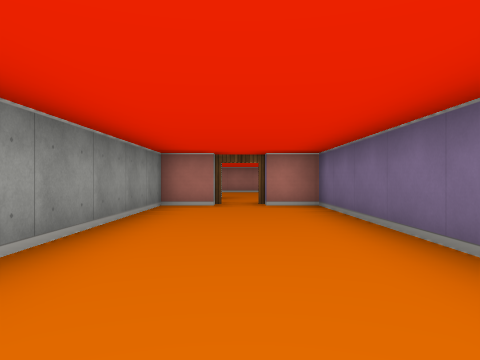
View 1 (above)

24 first-person views from a walk through a cub3D maze. The camera is about half as high as the walls, looks level and sees 70° across. The floor is counted in squares. Each view is taken from the middle of a square. On the plan, view 1 faces up. The plan holds only what a view shows up to about 9 squares ahead; the rest is blank.

View 2
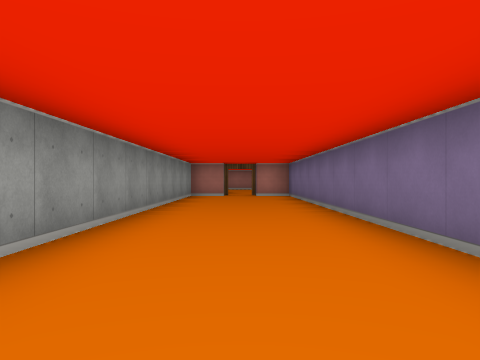

View 3
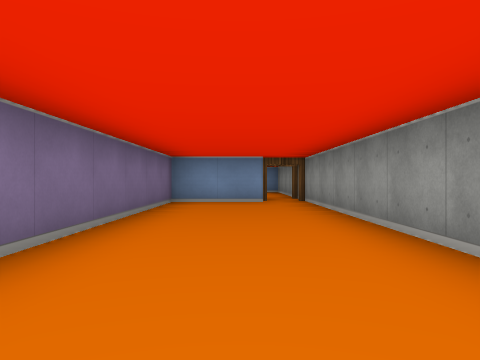

View 4
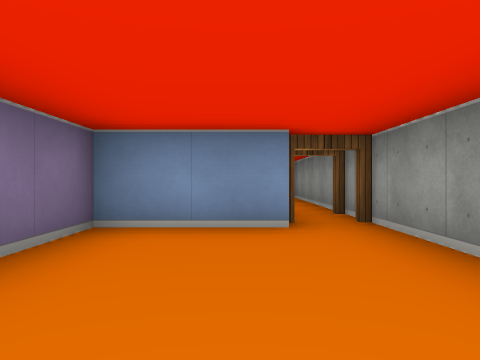

View 5
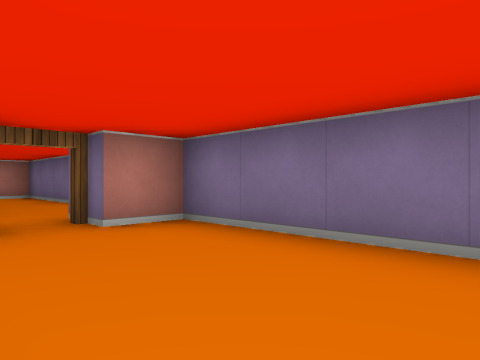

View 6
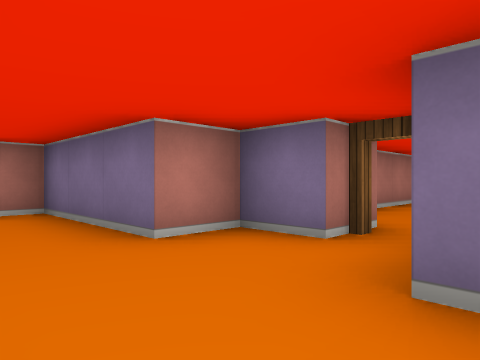

View 7
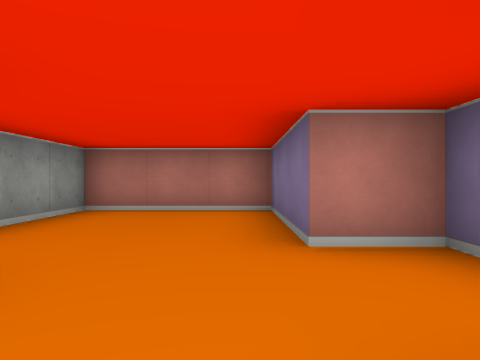

View 8
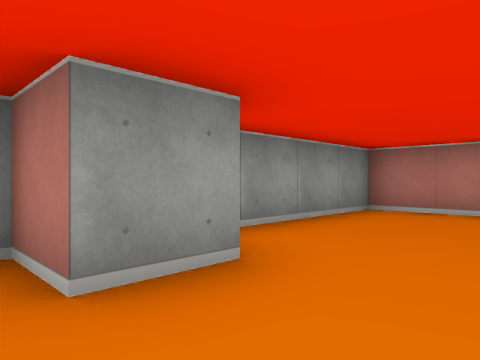

View 9
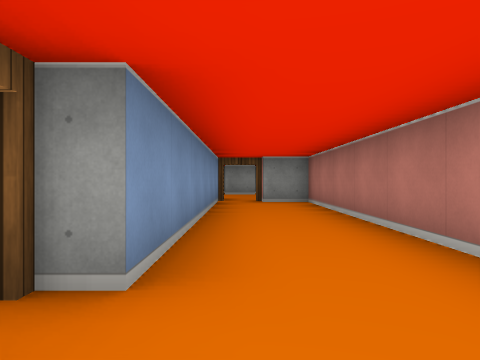

View 10
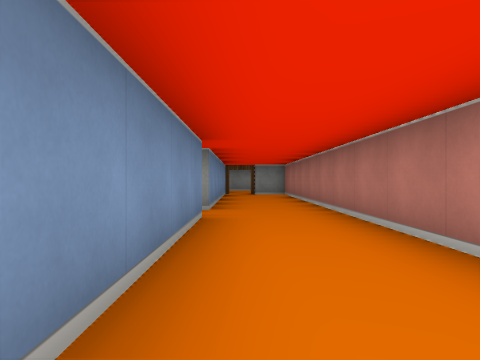

View 11
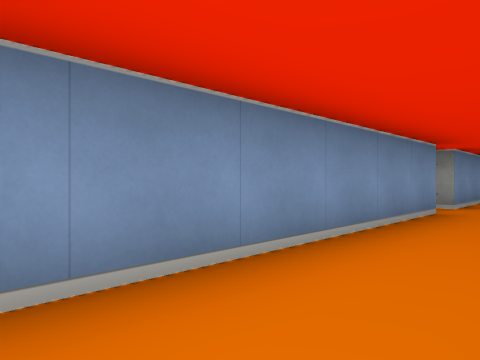

View 12
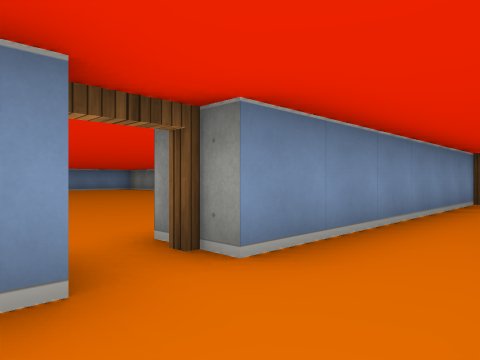

View 13
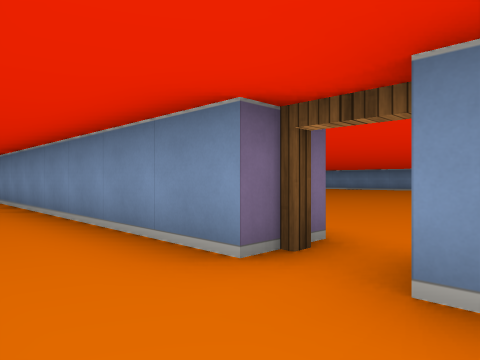

View 14
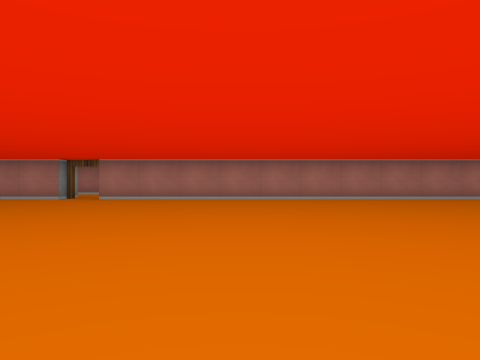

View 15
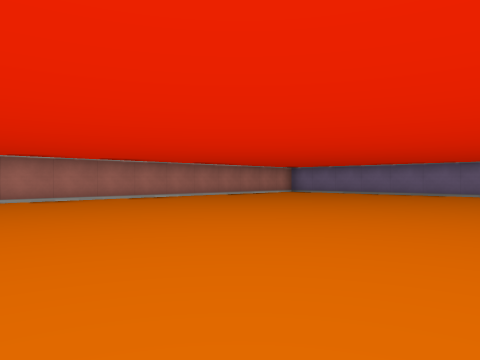

View 16
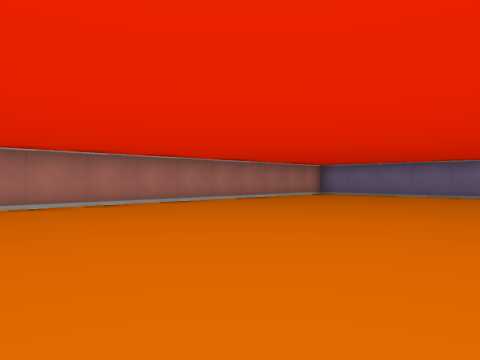

View 17
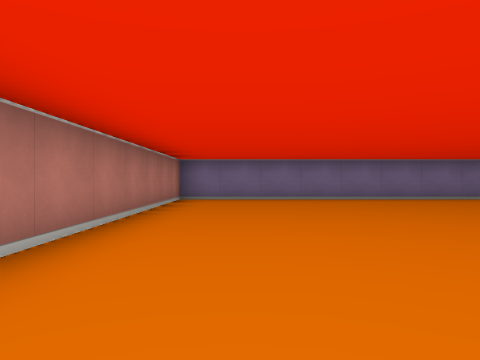

View 18
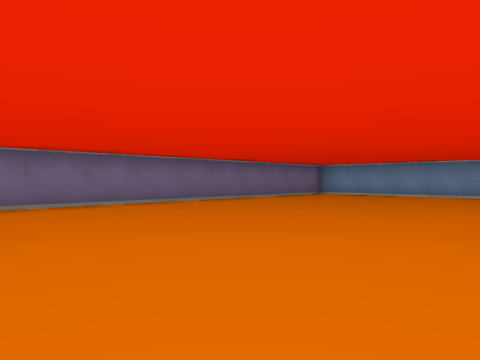

View 19
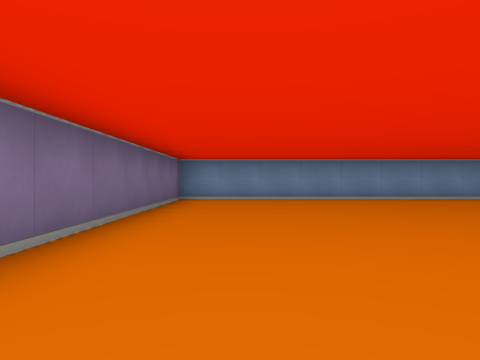

View 20
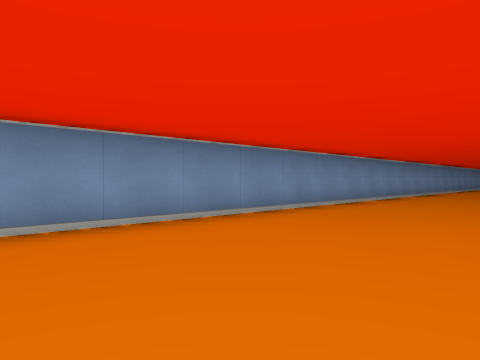

View 21
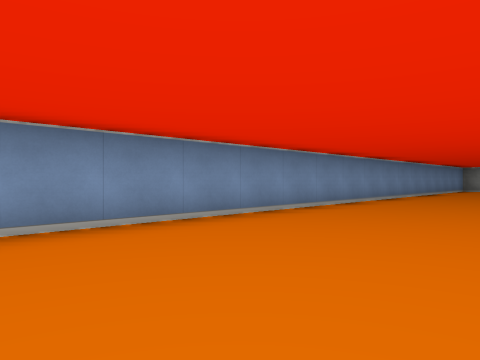

View 22
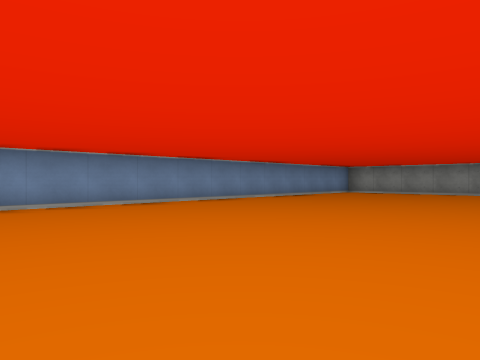

View 23
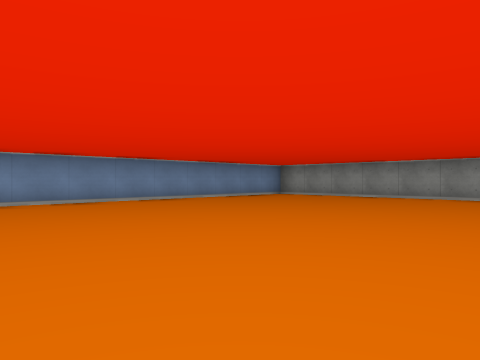

View 24
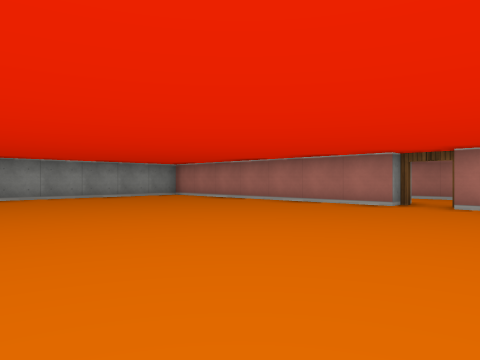

### Floor plan
Ten units are one square. View 1 is at (0, 0); x grows to the right and y downward. Boxes are objects, and circles mark ways between rooms. Rooms are numbered by the first view taken in them; rooms with no view inside come last. Other rooms are left out.
<svg viewBox="-20 -140 300 220">
<path fill="none" stroke="#000" d="M-5 65 15 65 15 -65 5 -65M-5 -65 -15 -65 -15 75M-5 -95 -5 -85 -15 -85M25 -95 25 -105 15 -105 15 -135 -15 -135 -15 -105M129 -105 35 -105 35 -95M105 -85 175 -85M30 -85 95 -85M95 -75 58 -75M68 65 275 65 275 -75 105 -75M25 6 25 22M25 -42 25 -26"/>
<circle cx="0" cy="-70" r="3" fill="#2a7"/>
<circle cx="30" cy="-90" r="3" fill="#2a7"/>
<circle cx="100" cy="-80" r="3" fill="#2a7"/>
<text x="0" y="0">1</text>
<text x="0" y="-100">2</text>
<text x="150" y="-100">3</text>
<text x="150" y="-10">4</text>
</svg>
Room 1 opens to room 2. Room 2 opens to room 3. Room 3 opens to room 4.

Where each view was taken, in squares from view 1:
view 1: 0 up, 0 right, facing up
view 2: 4 down, 0 right, facing up
view 3: 1 up, 0 right, facing down
view 4: 3 down, 0 right, facing down
view 5: 3 up, 1 left, facing up-right
view 6: 8 up, 0 right, facing up-right
view 7: 8 up, 1 right, facing up
view 8: 8 up, 1 right, facing up-left
view 9: 9 up, 11 right, facing left
view 10: 9 up, 15 right, facing left
view 11: 10 up, 16 right, facing down-left
view 12: 10 up, 11 right, facing down-left
view 13: 10 up, 9 right, facing down-right
view 14: 1 down, 14 right, facing up
view 15: 1 down, 16 right, facing up-right
view 16: 1 up, 17 right, facing up-right
view 17: 6 up, 19 right, facing right
view 18: 4 up, 21 right, facing down-right
view 19: 2 up, 26 right, facing down
view 20: 3 down, 24 right, facing down-left
view 21: 3 down, 19 right, facing down-left
view 22: 0 up, 15 right, facing down-left
view 23: 1 up, 12 right, facing down-left
view 24: 1 up, 12 right, facing up-left
